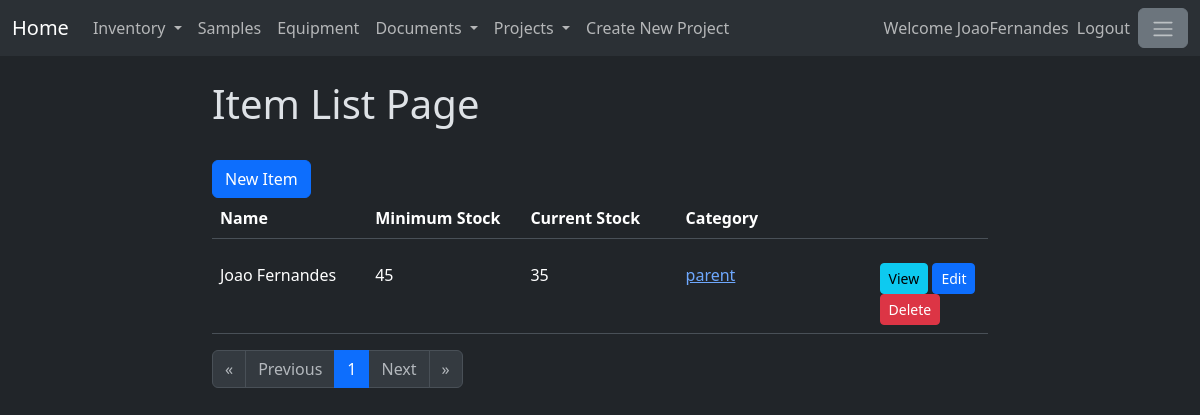
Screenshot of /item/ (signed in) with the database file from the repository.
### item/models.py (models this page shows, shortened)
class Items(models.Model):
    name = models.CharField(max_length=200)
    description = models.TextField()
    minimumStock = models.IntegerField()
    isEnabled = models.BooleanField(default=True)
    itemCategoryId = models.ForeignKey(ItemCategory, on_delete=models.SET_NULL, null=True)

### itemcategory/models.py (models this page shows)
class ItemCategory(models.Model):
    name = models.CharField(max_length=200)
    description = models.TextField()
    isEnabled = models.BooleanField(default=True)
    def __str__(self) -> str:
        return str(self.name)

### item/views.py (the view)
# urls.py: path('', views.ItemList, name = 'ItemList'),
@login_required
def ItemList(response):
    itemListObjects = Items.objects.filter(isEnabled=True).order_by('name')
    stockListObjects = Stock.objects.filter(isEnabled=True)
    form = CreateNewItem()
    item_stockList = []
    for i in itemListObjects:
        stock_quantity = 0
        for j in stockListObjects:
            if j.itemId.itemId == None:
                continue
            if j.itemId.itemId.id == i.id:
                stock_quantity += j.quantity
        item_stockList.append((i,stock_quantity))
    projects=Projects.objects.filter(isEnabled=True)
    projectform = CreateNewProject()
    paginator = Paginator(item_stockList,20)
    page_number = response.GET.get("page")
    page_obj = paginator.get_page(page_number)
    return render(response, 'itemList.html', {'page_obj':page_obj,
                                                'form': form,
                                                'projects' : projects,
                                                'projectform' : projectform})

### item/templates/itemList.html (shortened to what this page needs)
{% extends 'baseItem.html' %}
{% load crispy_forms_tags %}
{% block content %}
<h1>Item List Page</h1>
<br>
<button type="button" class="btn btn-primary" data-bs-toggle="modal" data-bs-target="#itemModal">
    New Item
  </button>
<br>
<table class="table" style="width: 100%;">
    <thead>
      <tr>
        <th width="20%" scope="col">Name</th>
        <th width="20%" scope="col">Minimum Stock</th>
        <th width="20%" scope="col">Current Stock</th>
        <th width="25%" scope="col">Category</th>
        <th width="15%" scope="col"></th>
      </tr>
    </thead>
</table>
<div style="width:100%; overflow:auto; max-height:500px;">
    <table class="table">
        <tbody>
        {% for item,stockQuantity in page_obj %}
            {% include 'item_details.html'  %}
        {% endfor %}
        </tbody>
    </table>
</div>
<nav aria-label="Page navigation">
  <ul class="pagination">
      {%if page_obj.has_previous%}
          <li class="page-item">
              <a class="page-link" href="?page=1" aria-label="First">
              <span aria-hidden="true">&laquo;</span>
              </a>
          </li>
          <li class="page-item">
              <a class="page-link" href="?page={{page_obj.previous_page_number}}" aria-label="Previous">
              <span aria-hidden="true">Previous</span>
              </a>
          </li>
      {% else %}
          <li class="page-item">
              <span class="page-link disabled" aria-hidden="true">&laquo;</span>
          </li>
          <li class="page-item">
              <span class="page-link disabled" aria-hidden="true">Previous</span>
          </li>
      {% endif%}
      {% for page in page_obj.paginator.page_range %}
          {% if page == page_obj.number %}
              <li class="page-item active"><a class="page-link" href="?page={{page}}">{{page}}</a></li>
          {% else %}
              <li class="page-item"><a class="page-link" href="?page={{page}}">{{page}}</a></li>
          {% endif %}
      {% endfor %}
      {%if page_obj.has_next%}
          <li class="page-item">
              <a class="page-link" href="?page={{page_obj.next_page_number}}" aria-label="Next">
              <span aria-hidden="true">Next</span>
              </a>
          </li>
          <li class="page-item">
              <a class="page-link" href="?page={{page_obj.paginator.num_pages}}" aria-label="Last">
              <span aria-hidden="true">&raquo;</span>
              </a>
          </li>
      {% else %}
          <li class="page-item">
              <span class="page-link disabled" aria-hidden="true">Next</span>
          </li>
          <li class="page-item">
              <span class="page-link disabled" aria-hidden="true">&raquo;</span>
          </li>
      {% endif%}
  </ul>
</nav>
{% endblock %}

### mainpage/templates/base.html (shortened to what this page needs)
<!doctype html>
{% load static %}
{% load crispy_forms_tags %}
<html lang="en" data-bs-theme="dark">
    <head>
        <link href="https://cdn.jsdelivr.net/npm/bootstrap@5.3.1/dist/css/bootstrap.min.css"
        rel="stylesheet"
>
    </head>
    <body>
        <header>
            <nav class="navbar navbar-expand-lg bg-body-tertiary">
                <div class="container-fluid">
                    <a class="navbar-brand"  href="{% url 'homePage' %}">
                        Home
                      </a>
                    <div class="collapse navbar-collapse" id="navbarText">
                        <ul class="navbar-nav me-auto mb-2 mb-lg-0">
                            <li class="nav-item dropdown">
                                <a class="nav-link dropdown-toggle" href="#" role="button" data-bs-toggle="dropdown" aria-expanded="false">
                                        Inventory
                                </a>
                            </li>
                            <li class="nav-item">
                                <a class="nav-link" href="/sampletype">Samples</a>
                            </li>
                            <li class="nav-item">
                                <a class="nav-link" href="/equipment">Equipment</a>
                            </li>
                            <li class="nav-item dropdown">
                                <a class="nav-link dropdown-toggle" href="#" role="button" data-bs-toggle="dropdown" aria-expanded="false">
                                        Documents
                                </a>
                            </li>
                            <li class="nav-item dropdown">
                                <a class="nav-link dropdown-toggle" href="#" role="button" data-bs-toggle="dropdown" aria-expanded="false">
                                        Projects
                                </a>
                            </li>
                            <li><a data-bs-toggle="modal" data-bs-target="#projectModal" class="nav-link" type="button"
                                >Create New Project</a></li>
                        </ul>
                        <ul class="navbar-nav mb-2 mb-lg-0">
                            {% if user.is_authenticated %}
                                <span class="navbar-text">
                                    Welcome {{user.username}}
                                </span>
                                <li class="nav-item">
                                    <a class="nav-link" href="/logout">Logout</a>
                                </li>
                            {% endif %}
                            <li class="nav-item">
                                <button class="btn btn-secondary" type="button" data-bs-toggle="offcanvas"
                                data-bs-target="#offcanvasWithBothOptions" aria-controls="offcanvasWithBothOptions">
                                    <span class="navbar-toggler-icon"></span>
                                </button>
                            </li>
                        </ul>
                    </div>
                </div>
            </nav>
            <br>
        </header>
        <main>
            <div class="container-fluid">
                <div class="row">
                    <div class="col-2">
                    </div>
                    <div class="col-8">
                        {% if user.is_authenticated %}
                            {% block content %}
                            {% endblock %}
                        {% else %}
                            {% block login_and_registration %}
                            {% endblock %}
                        {% endif %}
                    </div>
                    <div class="col-2">
                    </div>
                </div>
            </div>
        </main>
    </body>
</html>

### item/templates/item_details.html
{% load crispy_forms_tags %}
<tr hx-target="this" hx-swap="outerHTML">
    <td width="20%">
        {{item.name}}
    </td>
    <td width="20%">
        {{item.minimumStock}}
    </td>
    <td width="20%">
        {{stockQuantity}}
    </td>
    <td width="25%">
        <a href="{% url 'specificCategory' item.itemCategoryId.id %}">
            {{item.itemCategoryId}}
        </a>
    </td>
    <td width="15%">
        <a class="btn btn-info btn-sm" href="{% url 'specificItem' item.id %}">
            View
        </a>
        <a class="btn btn-primary btn-sm" href="{% url 'editItem' item.id %}">
            Edit
        </a>
        <a class="btn btn-danger btn-sm" hx-post="{% url 'deleteItemHTMX' item.id %}">
            Delete
        </a>
    </td>
</tr>

### rows the page displays
Items: name "Joao Fernandes", minimumStock "45", stockQuantity "35", itemCategoryId "parent"

### other values shown
{{ user.username }} "JoaoFernandes"
{{ page }} "1"
